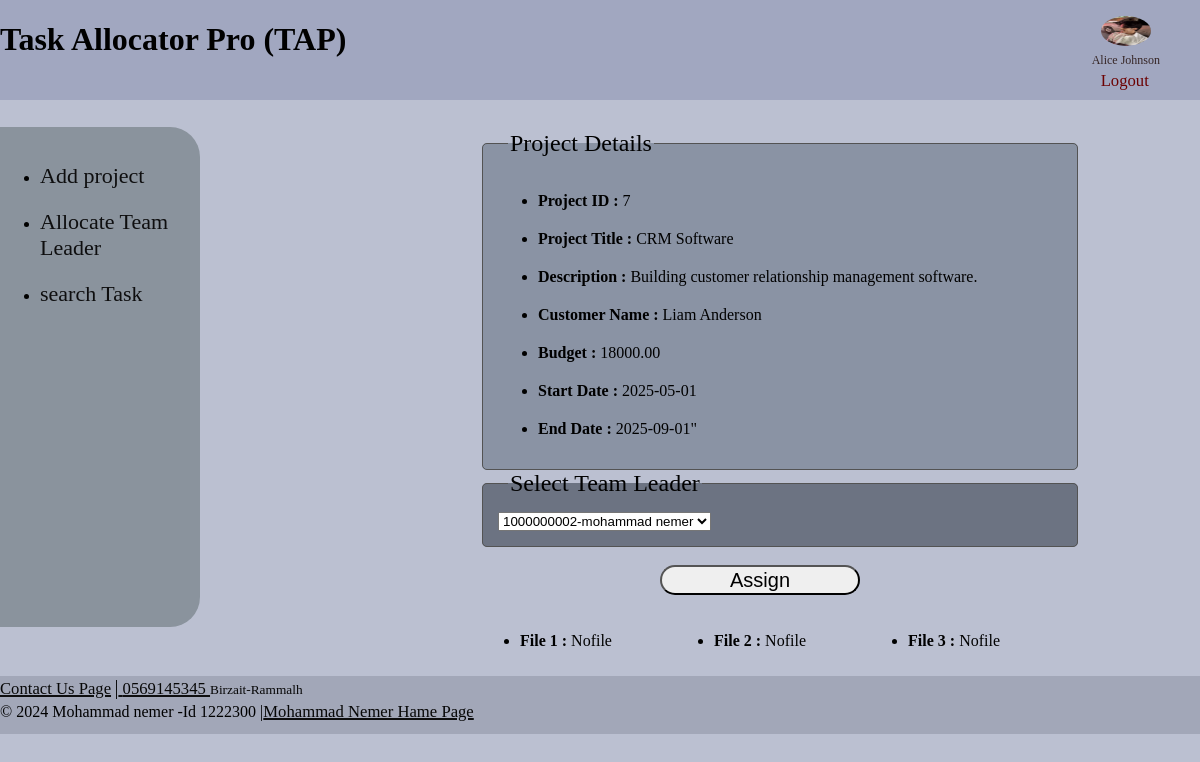
The app's page /assign.php?project_id=7 (signed in) with its own data.
### tables this page shows
CREATE TABLE `project` (
  `project_id` varchar(11) NOT NULL,
  `project_title` varchar(255) DEFAULT NULL,
  `project_description` text DEFAULT NULL,
  `customer_name` varchar(255) DEFAULT NULL,
  `total_budget` decimal(10,2) DEFAULT NULL,
  `start_date` date DEFAULT NULL,
  `end_date` date DEFAULT NULL,
  `file1_name` varchar(255) DEFAULT NULL,
  `file2_name` varchar(255) DEFAULT NULL,
  `file3_name` varchar(255) DEFAULT NULL,
  `Leaderid` bigint(20) DEFAULT NULL
);

### assign.php (the view, shortened to what this page needs)
<?php
$pdo = db_connect();
$user_tablename="project";
$id=$_GET['project_id'];
$query = "SELECT * FROM $user_tablename WHERE project_id = '$id'";
$result = $pdo->query($query);
$row = $result->fetch();
$PHP_SELF=$_SERVER['PHP_SELF'];
?>
<!DOCTYPE html>
<html lang="en">
<head>
    <link rel="stylesheet" href="style2.css">
</head>
<body>
<header>
<h1>Task Allocator Pro (TAP)</h1>
<nav id="account">
    <figure>
    <img id="imgpersonal" src="./Files/<?php echo $_SESSION['images']; ?>" alt="pimg">
  <figcaption>  <a id="hehm"  href="/pesonalpage.php">
    <?php
echo $_SESSION['name']; ?></a></figcaption>
<a id="logout" href="/login.php"> <small>Logout</small></a>
</figure>
    </nav>
</header>
<article id="contener">
<nav id="Manager">
<ul>
    <li ><a href="/AddProject.php">Add project</a></li>
    <li ><a href="/Allocate_TeamLeader.php">Allocate Team Leader</a></li>
    <li ><a href="/searchTaskManeger.php">search Task</a></li>
</ul>
</nav>
<main id="assign">
<form action=<?php echo $PHP_SELF.'?'.'ticketID='.$id; ?> method="post">
    <fieldset>
        <legend>Project Details</legend>
        <?php
        echo '<nav>';
        echo '<ul>';
        echo '<li><strong>Project ID :  </strong>'. $id .'</li>';
        echo '<li><strong>Project Title : </strong> ' . $row['project_title'] . '</li>';
        echo '<li><strong>Description : </strong> ' . $row['project_description'] . '</li>';
        echo '<li><strong>Customer Name : </strong> ' . $row['customer_name'] . '</li>';
        echo '<li><strong>Budget : </strong> ' . $row['total_budget'] . '</li>';
        echo '<li><strong>Start Date : </strong> '. $row['start_date'] .'</li>';
        echo '<li><strong>End Date : </strong>'. $row['end_date'] .'"</li>';
        echo '</ul>';
        echo '</nav>';
        ?>
    </fieldset>
    <fieldset>
        <legend>Select Team Leader</legend>
        <?php
        $tablename = "users";
        $name = "Project Leader";
        $quer = "SELECT * FROM $tablename WHERE role = '$name'";
        $resul = $pdo->query($quer);
        echo "<select name='role'>";
        while ($r = $resul->fetch()) {
            echo "<option value=".$r['id']."> ".$r['id']."-".$r['Username']."</option>";
        }
        echo "</select>";
        ?>
    </fieldset>
    <br>
    <input type="submit" name="submet" id="submet" value="Assign">
    <?php
          echo '<nav i>';
          echo '<ul  id="filedoc">';
         global $id;
          if ($row['file1_name'] != null) {
            echo '<li><strong>File 1 : </strong><a href="/download.php?project_id='.$id.'&name=' .($row['file1_name']) . '">' . $row['file1_name'] . '</a></li>';
        }
        else{
            echo '<li><strong>File 1 : </strong>Nofile</li>';
        }
        if($row['file2_name']!=null)
        {
            echo '<li><strong>File 2 : </strong><a href="/download.php?project_id='.$id.'&name=' .($row['file2_name']) . '">' . $row['file2_name'] . '</a></li>';
        }
        else{
            echo '<li><strong>File 2 : </strong>Nofile</li>';
        }
        if($row['file3_name']!=null)
        {
            echo '<li><strong>File 3 : </strong><a href="/download.php?project_id='.$id.'&name=' .($row['file3_name']) . '">' . $row['file3_name'] . '</a></li>';
        }
        else{
            echo '<li><strong>File 3 : </strong>Nofile</li>';
        }
        echo '</ul>';
        echo '</nav>';
        ?>
</form>
</main>
</article>
<footer>
 <small id="small">
 <a href="https://www.facebook.com/Future.Center.Haybrid.cars/?locale=ar_AR"> <small id="small"> Contact Us Page</small></a>
<a href="https://web.whatsapp.com/">|<small id="small">  0569145345 </small></a>
 Birzait-Rammalh
</small>
 <br>
&copy; 2024 Mohammad nemer -Id 1222300 |<a href="./../../index.html"><small id="small">Mohammad Nemer Hame Page</small></a>
</footer>
</body>
</html>

### style2.css (style rules this page uses)
body { background-color: rgb(187, 192, 209); margin-top: 0px; margin-left: 0px; margin-right: 0px; margin-bottom: 0px; padding-bottom: 0px; display: flex; flex-direction: column; flex-wrap: nowrap; }
input { border-radius: 40px; margin: 0px 15px 1.2px 0px; }
a:link { color: rgb(14, 14, 15); }
#imgpersonal { width: 50px; height: 30px; border-radius: 50%; margin-left: 20px; }
#filedoc { display: flex; flex-direction: row; justify-content: space-between; align-items: center; width: 80%; }
#account { margin-right: 0px; }
header { padding-top: 0px; margin-top: 0px; display: flex; justify-content: space-between; flex-direction: row; flex-wrap: nowrap; width: 100%; height: 100px; background-color: rgb(161, 167, 192); }
#hehm { text-decoration: none; font-size: 12px; color: #362626; margin-left: 11px; }
#contener { display: flex; flex-direction: row; flex-wrap: nowrap; margin-bottom: 10px; }
#assign { margin-top: 30px; margin-left: 180px; width: 600px; }
footer { margin-bottom: 0px; height: 58px; background-color: rgb(162, 167, 184); }
a { font-size: 20px; }
#small { color: #070707; }
input[type="submit"] { border-radius: 40px; margin-top: 0px ; margin-left: 180px; width: 200px; height: 30px; font-size: 20px; }
legend { margin-left: 10px; margin-top: 100px; font-size: 24px; }
#Manager { border-top-right-radius: 30px; border-bottom-right-radius: 30px; display: flex; flex-direction: row; flex-wrap: nowrap; width: 200px; background-color: rgb(138, 147, 157); height: 500px; padding-left: 0px; margin-top: 27px; margin-right: 100px; }
fieldset { display: flex; flex-direction: row; gap: 10px; border: 1px solid #535353; background-color: #8a93a4; border-collapse:collapse; border-radius: 5px; padding: 15px; }
fieldset:nth-child(even) { background-color: #6c7382; }
li { margin-top: 20px; }
small { color: #6c0202; }
#Manager a { text-decoration: none; font-family: "Times New Roman", Georgia, serif; font-size: 22px; }
#logout { text-decoration: none; margin-left: 20px; font-size: 20px; }

### records on screen
project: project_title "CRM Software", project_description "Building customer relationship management software.", customer_name "Liam Anderson", total_budget "18000.00", start_date "2025-05-01", end_date "2025-09-01"

### other values on screen
$_SESSION['name'] "Alice Johnson"
$id "7"
form field role "1000000002-mohammad nemer"
